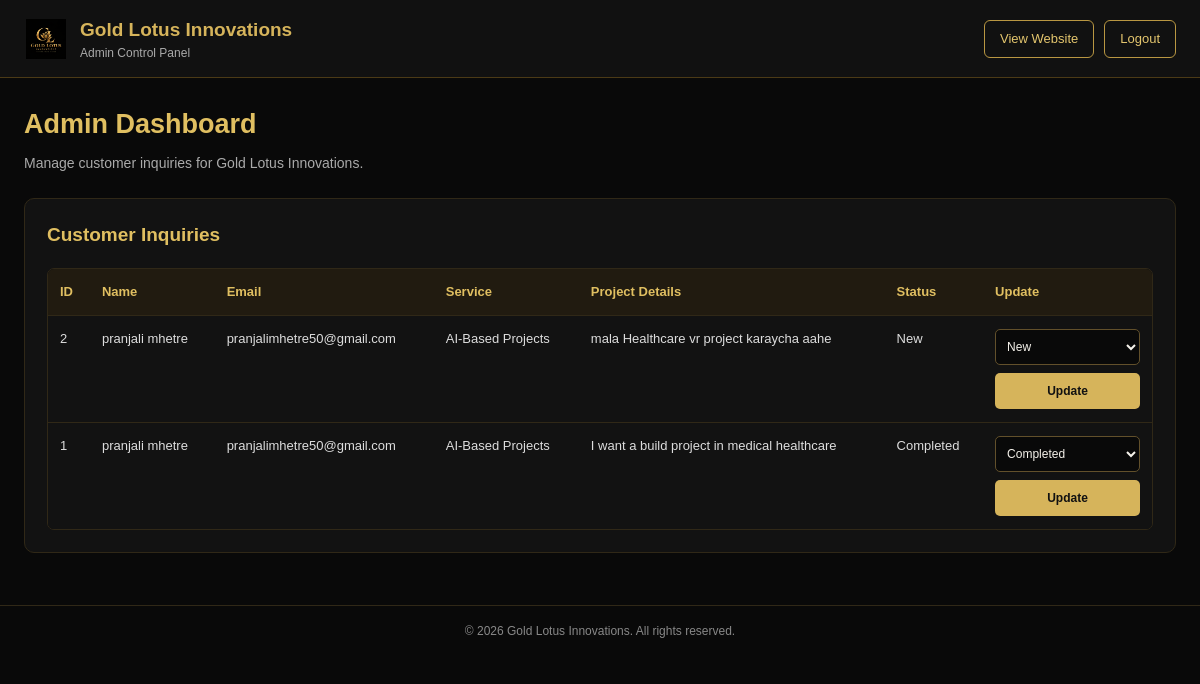
Screenshot of /admin/dashboard (signed in) with the database file from the repository.
### tables this page shows
CREATE TABLE inquiries (
                id INTEGER PRIMARY KEY AUTOINCREMENT,
                name TEXT NOT NULL,
                email TEXT NOT NULL,
                service TEXT NOT NULL,
                details TEXT NOT NULL,
                created_at TIMESTAMP DEFAULT CURRENT_TIMESTAMP
            , status TEXT NOT NULL DEFAULT 'New');

### app.py (the view)
@app.route("/admin/dashboard")
@admin_required
def admin_dashboard():
    with sqlite3.connect(DATABASE) as connection:
        connection.row_factory = sqlite3.Row
        total_inquiries = connection.execute(
            "SELECT COUNT(*) FROM inquiries"
        ).fetchone()[0]
        new_inquiries = connection.execute(
            "SELECT COUNT(*) FROM inquiries WHERE status = 'New'"
        ).fetchone()[0]
        in_progress = connection.execute(
            "SELECT COUNT(*) FROM inquiries WHERE status = 'In Progress'"
        ).fetchone()[0]
        completed = connection.execute(
            "SELECT COUNT(*) FROM inquiries WHERE status = 'Completed'"
        ).fetchone()[0]
        inquiries = connection.execute("""
            SELECT id, name, email, service, details, created_at, status
            FROM inquiries
            ORDER BY id DESC
        """).fetchall()
    return render_template(
        "admin_dashboard.html",
        total_inquiries=total_inquiries,
        new_inquiries=new_inquiries,
        in_progress=in_progress,
        completed=completed,
        inquiries=inquiries
    )

### app.py (called while the page is built)
def admin_required(view_function):
    @wraps(view_function)
    def wrapped_view(*args, **kwargs):
        if not session.get("is_admin"):
            flash("Please log in to access the admin dashboard.", "error")
            return redirect(url_for("admin_login"))
        return view_function(*args, **kwargs)
    return wrapped_view

### templates/admin_dashboard.html (shortened to what this page needs)
<!DOCTYPE html>
<html lang="en">
<head>
    <link
        rel="stylesheet"
        href="{{ url_for('static', filename='css/admin.css', v=3) }}"
    >
</head>
<body>
    <header class="dashboard-header">
        <div class="brand-area">
            <img
                src="{{ url_for('static', filename='images/Logo image.png') }}"
                alt="Gold Lotus Innovations Logo"
                class="dashboard-logo"
            >
            <div class="brand-text">
                <h1>Gold Lotus Innovations</h1>
                <p>Admin Control Panel</p>
            </div>
        </div>
        <div class="header-actions">
            <a
                href="{{ url_for('home') }}"
                class="header-btn"
            >
                View Website
            </a>
            <a
                href="{{ url_for('admin_logout') }}"
                class="header-btn"
            >
                Logout
            </a>
        </div>
    </header>
    <main class="dashboard-container">
        <section class="page-heading">
            <h2>Admin Dashboard</h2>
            <p>
                Manage customer inquiries for Gold Lotus Innovations.
            </p>
        </section>
        <section class="dashboard-card" id="inquiries">
            <div class="card-heading">
                <h3>Customer Inquiries</h3>
            </div>
            <div class="table-wrapper">
                <table class="inquiry-table">
                    <thead>
                        <tr>
                            <th>ID</th>
                            <th>Name</th>
                            <th>Email</th>
                            <th>Service</th>
                            <th>Project Details</th>
                            <th>Status</th>
                            <th>Update</th>
                        </tr>
                    </thead>
                    <tbody>
                        {% for inquiry in inquiries %}
                            <tr>
                                <td>
                                    {{ inquiry['id'] }}
                                </td>
                                <td>
                                    {{ inquiry['name'] }}
                                </td>
                                <td>
                                    {{ inquiry['email'] }}
                                </td>
                                <td>
                                    {{ inquiry['service'] }}
                                </td>
                                <td>
                                    {{ inquiry['details'] }}
                                </td>
                                <td>
                                    {{ inquiry['status'] }}
                                </td>
                                <td>
                                    <form
                                        action="{{ url_for('update_inquiry_status', inquiry_id=inquiry['id']) }}"
                                        method="POST"
                                        class="status-form"
                                    >
                                        <select
                                            name="status"
                                            class="status-select"
                                            aria-label="Select inquiry status"
                                        >
                                            <option
                                                value="New"
                                                {% if inquiry['status'] == 'New' %}selected{% endif %}
                                            >
                                                New
                                            </option>
                                            <option
                                                value="Completed"
                                                {% if inquiry['status'] == 'Completed' %}selected{% endif %}
                                            >
                                                Completed
                                            </option>
                                        </select>
                                        <button
                                            type="submit"
                                            class="small-btn"
                                        >
                                            Update
                                        </button>
                                    </form>
                                </td>
                            </tr>
                        {% else %}
                            <tr>
                                <td colspan="7" class="empty-message">
                                    No customer inquiries available yet.
                                </td>
                            </tr>
                        {% endfor %}
                    </tbody>
                </table>
            </div>
        </section>
    </main>
    <footer class="dashboard-footer">
        &copy; 2026 Gold Lotus Innovations. All rights reserved.
    </footer>
</body>
</html>

### static/css/admin.css (style rules this page uses)
:root { --gold: #d8ad55; --gold-light: #f4d995; --background: #080808; --panel: #121212; --border: #302719; --text: #f5f2eb; --muted: #aaa49a; }
* { box-sizing: border-box; margin: 0; padding: 0; }
html { width: 100%; min-height: 100%; scroll-behavior: smooth; overflow-x: hidden; }
img { max-width: 100%; }
a { color: var(--gold-light); text-decoration: none; }
button, input, select, textarea { font: inherit; }
button, a { -webkit-tap-highlight-color: transparent; }
.dashboard-header { width: 100%; min-height: 75px; padding: 12px 5%; display: flex; align-items: center; justify-content: space-between; gap: 16px; background: #0d0d0d; border-bottom: 1px solid var(--border); }
.brand-area, .dashboard-brand { display: flex; align-items: center; gap: 10px; min-width: 0; flex: 1 1 auto; }
.brand-text, .dashboard-brand > div { min-width: 0; }
.dashboard-logo { display: block; width: 44px !important; height: 40px !important; min-width: 44px !important; max-width: 44px !important; flex: 0 0 44px !important; object-fit: contain !important; object-position: center; }
.brand-text h1, .dashboard-brand h1 { color: var(--gold-light); font-size: 20px; font-weight: 600; line-height: 1.4; overflow-wrap: anywhere; }
.brand-text p, .dashboard-brand p { color: var(--muted); font-size: 12px; margin-top: 2px; }
.header-actions, .dashboard-nav { display: flex; align-items: center; justify-content: flex-end; flex-wrap: wrap; gap: 9px; min-width: 0; }
.header-btn, .dashboard-nav a { display: inline-flex; align-items: center; justify-content: center; min-height: 36px; padding: 8px 13px; border: 1px solid var(--gold); border-radius: 6px; background: transparent; color: var(--gold-light); font-size: 13px; white-space: nowrap; transition: 0.2s ease; }
.dashboard-container, .dashboard-main { width: 100%; max-width: 1440px; margin: 0 auto; padding: 30px 5%; background: var(--background); }
.page-heading, .welcome-section { margin-bottom: 25px; }
.page-heading h2, .welcome-section h2 { color: var(--gold-light); font-size: 27px; line-height: 1.4; overflow-wrap: anywhere; }
.page-heading p, .welcome-section p { color: var(--muted); font-size: 14px; margin-top: 6px; }
.dashboard-card, .inquiries-section { width: 100%; min-width: 0; margin-bottom: 24px; padding: 22px; background: var(--panel); color: var(--text); border: 1px solid var(--border); border-radius: 10px; }
.card-heading, .section-heading { display: flex; align-items: center; justify-content: space-between; flex-wrap: wrap; gap: 12px; margin-bottom: 18px; }
.card-heading h3, .section-heading h2 { color: var(--gold-light); font-size: 20px; overflow-wrap: anywhere; }
.table-wrapper { display: block; width: 100%; max-width: 100%; min-width: 0; overflow-x: auto; overflow-y: hidden; border: 1px solid #302719; border-radius: 7px; -webkit-overflow-scrolling: touch; }
.inquiry-table { width: 100%; min-width: 760px; border-collapse: collapse; text-align: left; }
.inquiry-table th, .inquiries-table th { padding: 13px; background: #211b10; color: var(--gold-light); border-bottom: 1px solid var(--border); font-size: 12px; white-space: nowrap; }
.inquiry-table td, .inquiries-table td { padding: 13px; color: #dedad2; border-bottom: 1px solid #292929; font-size: 12px; line-height: 1.6; vertical-align: top; overflow-wrap: anywhere; }
.inquiry-table tbody tr:last-child td, .inquiries-table tbody tr:last-child td { border-bottom: none; }
.status-form { display: flex; flex-direction: column; gap: 8px; min-width: 125px; }
.status-form select, .status-select { width: 100%; min-width: 0; min-height: 36px; padding: 7px; background: #090909; color: var(--text); border: 1px solid #62502b; border-radius: 5px; font-size: 12px; }
.update-button, .small-btn { width: 100%; min-height: 36px; padding: 8px 12px; background: var(--gold); color: #111; border: none; border-radius: 5px; font-size: 12px; font-weight: 600; cursor: pointer; }
.dashboard-footer { padding: 20px 12px; background: var(--background); border-top: 1px solid var(--border); color: #888177; text-align: center; font-size: 12px; overflow-wrap: anywhere; }

### rows the page displays
inquiries: id "2", name "pranjali mhetre", email "pranjalimhetre50@gmail.com", service "AI-Based Projects", details "mala Healthcare vr project karaycha aahe", status "New"
inquiries: id "1", name "pranjali mhetre", email "pranjalimhetre50@gmail.com", service "AI-Based Projects", details "I want a build project in medical healthcare", status "Completed"
